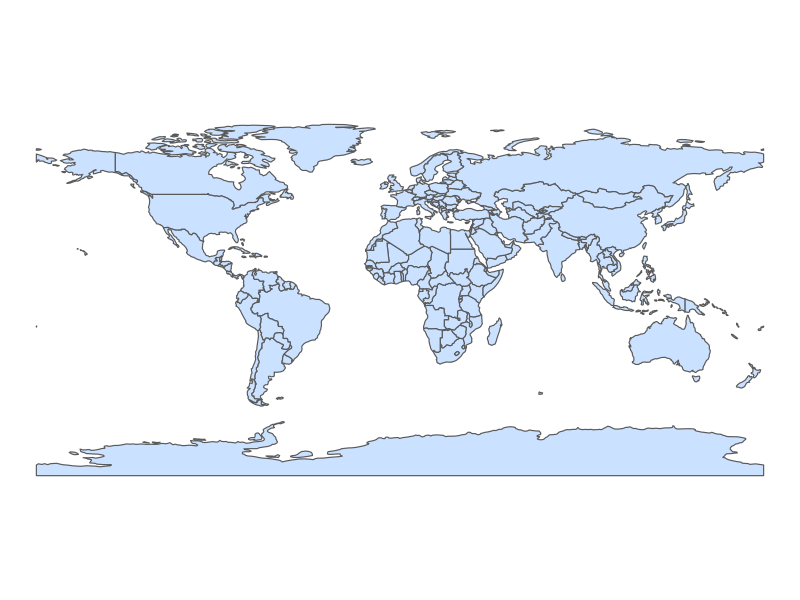
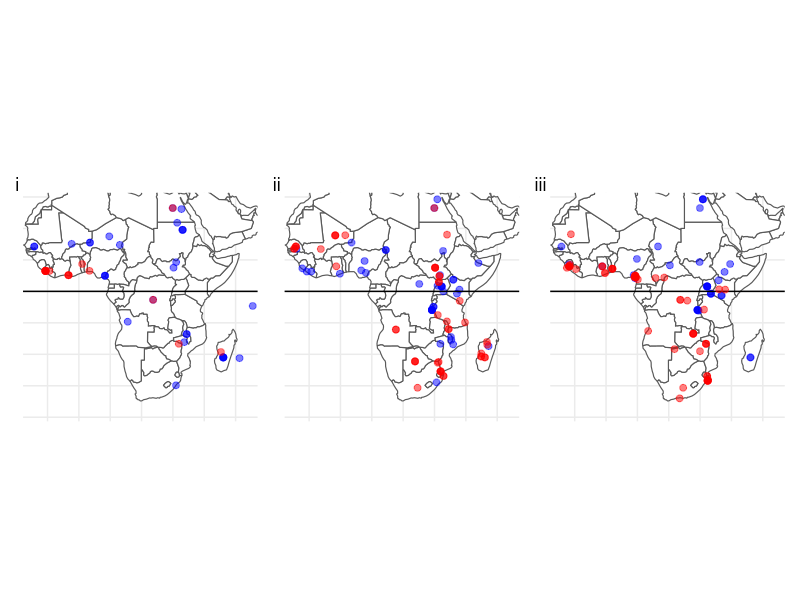

Recreate these plots in R, in order.
## ---- chunk 1
library(gridExtra)
library(sf)
library(dplyr)
library(patchwork)
library(tidyverse)

## ---- chunk 2
NHM<-read.csv('croc_neat.csv')
GBIF<-read.csv('GBIF_final.csv')
## ---- chunk 3
GBIF1<-GBIF %>% select('Date','Long', 'Lat','Extent','Cer' )
NHM1<-NHM %>% select('Date','Long', 'Lat','Extent','Cer', 'Keep' )
## ---- chunk 4
GBIF2<-drop_na(GBIF1)
NHM2<-drop_na(NHM1)
## ---- chunk 5
NHM3<-subset(NHM2, Keep == "Y")
## ---- chunk 6
fullNHM<-NHM3%>%select ('Date','Long', 'Lat','Extent', 'Cer')
fullGBIF<-GBIF2
## ---- chunk 7
fullNHM2<-fullNHM%>% filter(Extent<=5000)
fullGBIF2<-fullGBIF%>% filter(Extent<=5000)
## ---- chunk 8
fullNHM2<-fullNHM%>% filter(Cer>=50)
fullGBIF2<-fullGBIF%>% filter(Cer>=50)
## ---- chunk 9
fiftyyrs1 <- fullNHM2 %>% filter(Date %in% (1850:1900))
fiftyyrs2 <- fullNHM2 %>% filter(Date %in% (1901:1951))
fiftyyrs3 <- fullNHM2 %>% filter(Date %in% (1952:2002))
## ---- chunk 10
yrs1 <- fullGBIF2 %>% filter(Date %in% (1850:1900))
yrs2 <- fullGBIF2 %>% filter(Date %in% (1901:1951))
yrs3 <- fullGBIF2 %>% filter(Date %in% (1952:2002))
## ---- chunk 11
remove_y <-
  theme(axis.title.y=element_blank(),
        axis.text.y=element_blank(),
        axis.ticks.y=element_blank())
remove_x <-
  theme(axis.title.x=element_blank(),
        axis.text.x=element_blank(),
        axis.ticks.x=element_blank())
## ---- chunk 12

fiftyyrs11 <-
  fiftyyrs1 %>%
  st_as_sf(coords = c("Long", "Lat"), crs = 4326)

fiftyyrs22 <-
  fiftyyrs2 %>%
  st_as_sf(coords = c("Long", "Lat"), crs = 4326)

fiftyyrs33 <-fiftyyrs3 %>%
  st_as_sf(coords = c("Long", "Lat"), crs = 4326)

## ---- chunk 13
yrs11 <-
  yrs1 %>%
  st_as_sf(coords = c("Long", "Lat"), crs = 4326)

yrs22 <-
  yrs2 %>%
  st_as_sf(coords = c("Long", "Lat"), crs = 4326)

yrs33 <-
  yrs3 %>%
  st_as_sf(coords = c("Long", "Lat"), crs = 4326)
## ---- chunk 14
baseMap <-
  rnaturalearth::ne_countries(returnclass = 'sf')
## ---- chunk 15
ggplot(baseMap) +
  geom_sf(fill = "lightsteelblue1", lwd = 0.4) +
  theme_void()
## ---- chunk 16
africa_bbox <- c(-14.414063, -37.996163,
                 53.613281, 27.994401)
xlim_af <- c(africa_bbox[1], africa_bbox[3])
ylim_af <- c(africa_bbox[2], africa_bbox[4])
## ---- chunk 17
map1<-ggplot(baseMap) +
  geom_sf(fill = "white", lwd = 0.4) +
  # Add species
  geom_sf(data = fiftyyrs11, colour = "blue", size = 2, alpha=0.5) +
  # Add equator line
  geom_hline(aes(yintercept = 0), colour = "black") +
  geom_sf(data = yrs11, colour = "red", size = 2, alpha=0.5) +
  coord_sf(xlim = xlim_af, ylim = ylim_af, expand = TRUE) +
  theme_minimal() +
  remove_x + # gets rid of x axis as we don't need it
  remove_y # gets rid of y axis

## ---- chunk 18
map2<-ggplot(baseMap) +
  geom_sf(fill = "white", lwd = 0.4) +
  # Add species
  geom_sf(data = fiftyyrs22, colour = "blue", size = 2, alpha=0.5) +
  # Add equator line
  geom_hline(aes(yintercept = 0), colour = "black") +
  geom_sf(data = yrs22, colour = "red", size = 2, alpha=0.5) +
  coord_sf(xlim = xlim_af, ylim = ylim_af, expand = TRUE) +
  theme_minimal() +
  remove_x + # gets rid of x axis as we don't need it
  remove_y 
## ---- chunk 19
map3<-ggplot(baseMap) +
  geom_sf(fill = "white", lwd = 0.4) +
  # Add species
  geom_sf(data = fiftyyrs33, colour = "blue", size = 2, alpha=0.5) +
  # Add equator line
  geom_hline(aes(yintercept = 0), colour = "black") +
  geom_sf(data = yrs33, colour = "red", size = 2, alpha=0.5) +
  coord_sf(xlim = xlim_af, ylim = ylim_af, expand = TRUE) +
  theme_minimal() +
  remove_x + # gets rid of x axis as we don't need it
  remove_y # gets rid of y axis

## ---- chunk 20
specimindata<-map1 + map2 + map3
## ---- chunk 21
specimindata + plot_annotation (tag_levels= 'i')
